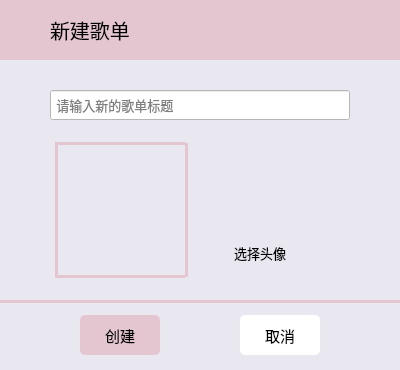
<?xml version="1.0" encoding="UTF-8"?>
<ui version="4.0">
 <class>Dialog</class>
 <widget class="QDialog" name="Dialog">
  <property name="geometry">
   <rect>
    <x>0</x>
    <y>0</y>
    <width>400</width>
    <height>370</height>
   </rect>
  </property>
  <property name="windowTitle">
   <string>Dialog</string>
  </property>
  <property name="styleSheet">
   <string notr="true">background-color: #e9e7ef</string>
  </property>
  <widget class="QWidget" name="widget_2" native="true">
   <property name="geometry">
    <rect>
     <x>0</x>
     <y>0</y>
     <width>400</width>
     <height>420</height>
    </rect>
   </property>
   <widget class="QWidget" name="widget" native="true">
    <property name="geometry">
     <rect>
      <x>0</x>
      <y>0</y>
      <width>400</width>
      <height>60</height>
     </rect>
    </property>
    <property name="styleSheet">
     <string notr="true">background-color: rgb(228, 198, 208);</string>
    </property>
    <widget class="QLabel" name="label_2">
     <property name="geometry">
      <rect>
       <x>50</x>
       <y>15</y>
       <width>100</width>
       <height>30</height>
      </rect>
     </property>
     <property name="font">
      <font>
       <family>微软雅黑 Light</family>
       <pointsize>15</pointsize>
      </font>
     </property>
     <property name="text">
      <string>新建歌单</string>
     </property>
    </widget>
   </widget>
   <widget class="QLabel" name="picLabel">
    <property name="geometry">
     <rect>
      <x>60</x>
      <y>150</y>
      <width>120</width>
      <height>120</height>
     </rect>
    </property>
    <property name="text">
     <string/>
    </property>
   </widget>
   <widget class="QPushButton" name="acceptButton">
    <property name="geometry">
     <rect>
      <x>80</x>
      <y>315</y>
      <width>80</width>
      <height>40</height>
     </rect>
    </property>
    <property name="font">
     <font>
      <family>等线</family>
      <pointsize>11</pointsize>
      <weight>50</weight>
      <bold>false</bold>
     </font>
    </property>
    <property name="cursor">
     <cursorShape>PointingHandCursor</cursorShape>
    </property>
    <property name="focusPolicy">
     <enum>Qt::NoFocus</enum>
    </property>
    <property name="styleSheet">
     <string notr="true">QPushButton{background-color:rgb(228, 198, 208);;border:0px;border-radius:5px;}

QPushButton:hover{color: rgb(249, 144, 111);}</string>
    </property>
    <property name="text">
     <string>创建</string>
    </property>
    <property name="shortcut">
     <string>Return</string>
    </property>
    <property name="flat">
     <bool>true</bool>
    </property>
   </widget>
   <widget class="QLineEdit" name="nameLineEdit">
    <property name="geometry">
     <rect>
      <x>50</x>
      <y>90</y>
      <width>300</width>
      <height>30</height>
     </rect>
    </property>
    <property name="font">
     <font>
      <family>微软雅黑 Light</family>
      <pointsize>10</pointsize>
      <kerning>true</kerning>
     </font>
    </property>
    <property name="focusPolicy">
     <enum>Qt::ClickFocus</enum>
    </property>
    <property name="styleSheet">
     <string notr="true">background-color: rgb(255, 255, 255);</string>
    </property>
    <property name="maxLength">
     <number>20</number>
    </property>
    <property name="frame">
     <bool>true</bool>
    </property>
    <property name="placeholderText">
     <string> 请输入新的歌单标题</string>
    </property>
   </widget>
   <widget class="QPushButton" name="rejectButton">
    <property name="geometry">
     <rect>
      <x>240</x>
      <y>315</y>
      <width>80</width>
      <height>40</height>
     </rect>
    </property>
    <property name="font">
     <font>
      <family>等线</family>
      <pointsize>11</pointsize>
     </font>
    </property>
    <property name="cursor">
     <cursorShape>PointingHandCursor</cursorShape>
    </property>
    <property name="focusPolicy">
     <enum>Qt::NoFocus</enum>
    </property>
    <property name="styleSheet">
     <string notr="true">QPushButton:hover{color: rgb(249, 144, 111);}
QPushButton{border:1px;
border-radius:5px;background-color:white}</string>
    </property>
    <property name="text">
     <string>取消</string>
    </property>
    <property name="shortcut">
     <string>Esc</string>
    </property>
   </widget>
   <widget class="QPushButton" name="fileDialogButton">
    <property name="geometry">
     <rect>
      <x>220</x>
      <y>240</y>
      <width>80</width>
      <height>25</height>
     </rect>
    </property>
    <property name="font">
     <font>
      <family>等线 Light</family>
      <pointsize>10</pointsize>
     </font>
    </property>
    <property name="cursor">
     <cursorShape>PointingHandCursor</cursorShape>
    </property>
    <property name="styleSheet">
     <string notr="true">QPushButton{border:0px;
border-radius:4px;}
QPushButton:hover{color: rgb(249, 144, 111);}</string>
    </property>
    <property name="text">
     <string>选择头像</string>
    </property>
   </widget>
   <widget class="Line" name="line">
    <property name="geometry">
     <rect>
      <x>0</x>
      <y>300</y>
      <width>400</width>
      <height>3</height>
     </rect>
    </property>
    <property name="styleSheet">
     <string notr="true">background-color: rgb(228, 198, 208);</string>
    </property>
    <property name="lineWidth">
     <number>0</number>
    </property>
    <property name="orientation">
     <enum>Qt::Horizontal</enum>
    </property>
   </widget>
   <widget class="Line" name="line_2">
    <property name="geometry">
     <rect>
      <x>55</x>
      <y>275</y>
      <width>130</width>
      <height>3</height>
     </rect>
    </property>
    <property name="styleSheet">
     <string notr="true">background-color: rgb(228, 198, 208);</string>
    </property>
    <property name="lineWidth">
     <number>0</number>
    </property>
    <property name="orientation">
     <enum>Qt::Horizontal</enum>
    </property>
   </widget>
   <widget class="Line" name="line_3">
    <property name="geometry">
     <rect>
      <x>55</x>
      <y>142</y>
      <width>130</width>
      <height>3</height>
     </rect>
    </property>
    <property name="styleSheet">
     <string notr="true">background-color: rgb(228, 198, 208);</string>
    </property>
    <property name="lineWidth">
     <number>0</number>
    </property>
    <property name="orientation">
     <enum>Qt::Horizontal</enum>
    </property>
   </widget>
   <widget class="Line" name="line_4">
    <property name="geometry">
     <rect>
      <x>55</x>
      <y>143</y>
      <width>3</width>
      <height>134</height>
     </rect>
    </property>
    <property name="styleSheet">
     <string notr="true">background-color: rgb(228, 198, 208);</string>
    </property>
    <property name="lineWidth">
     <number>0</number>
    </property>
    <property name="orientation">
     <enum>Qt::Vertical</enum>
    </property>
   </widget>
   <widget class="Line" name="line_5">
    <property name="geometry">
     <rect>
      <x>185</x>
      <y>143</y>
      <width>3</width>
      <height>134</height>
     </rect>
    </property>
    <property name="styleSheet">
     <string notr="true">background-color: rgb(228, 198, 208);</string>
    </property>
    <property name="lineWidth">
     <number>0</number>
    </property>
    <property name="orientation">
     <enum>Qt::Vertical</enum>
    </property>
   </widget>
  </widget>
 </widget>
 <resources/>
 <connections/>
</ui>
